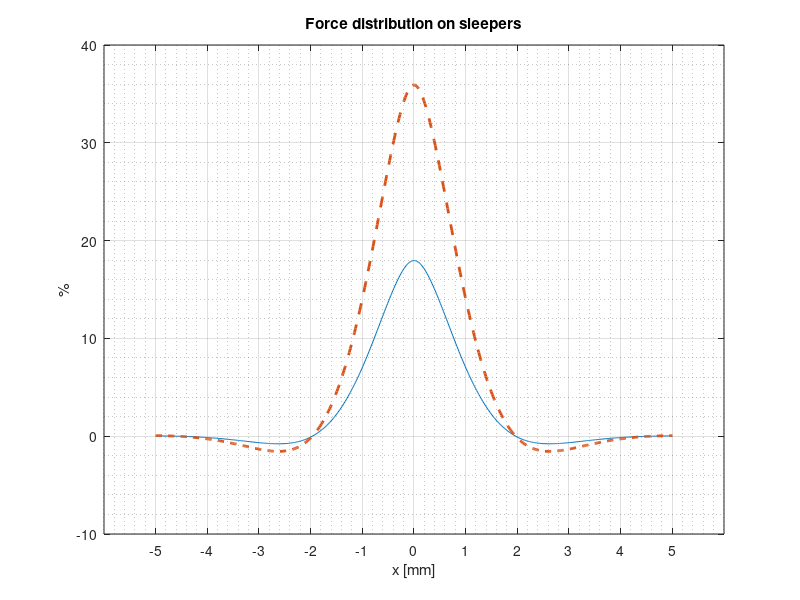

The MATLAB source for this figure: (Note: this script raises an error after producing the figure.)
clc; clear;

W=300; %mm
Load = 200e3; % [N]
k =  50e6 ; % [Pa]
s=[0.3, 0.6]; %m
E=200e9; %Pa
I=3.04e-5; %m^4
x=linspace(-5,5,500); %m

beta = (k / (4*E*I)) ^ (1/4);  %1/m
Force(1,:)= ( s(1)*Load*beta*exp(-beta.*abs(x)) ) .*(cos(beta.*abs(x))+sin(beta.*abs(x))) /2; %N
Force(2,:)= ( s(2)*Load*beta*exp(-beta.*abs(x)) ) .*(cos(beta.*abs(x))+sin(beta.*abs(x))) /2; %N
% Force= @(x,beta(j))  (s*Load*beta(j)*exp(-beta(j)*abs(x)) ) *(cos(beta(j)*abs(x))+sin(beta(j)*abs(x)); %N
   figure(1) 
   plot(x,100*Force(1,:) ./ Load,'-',x,100*Force(2,:) ./ Load,'--', 'LineWidth',2);
   grid on
   grid minor
   title({'Force distribution on sleepers'});
   xlabel('x [mm]');
   xticks(-5:1:5);
   ylabel('%');
   lgd = legend(string(s),'location','northeast');
   title(lgd,'s [m]')
   ylim([-5,40])
   set(gca,'fontsize',14)
   
   